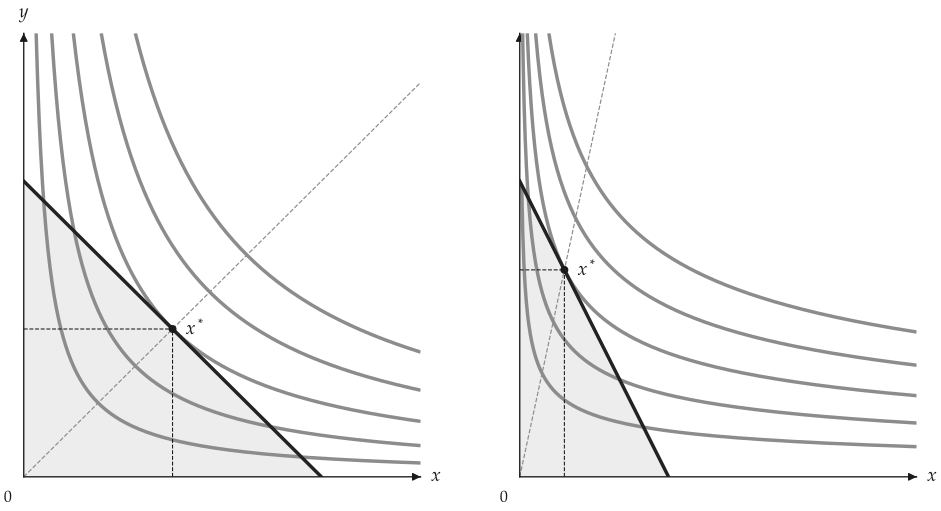

Python code for this plot:
from utility_viz import Config, Figure, Layout, levels, solve
from utility_viz.models import CobbDouglas

Config.load("manual.toml").use()  # the settings behind this manual's figures

fig = Figure(Layout.SIDE_BY_SIDE, x_max=20, y_max=15, x_label="$x$", y_label="$y$", shared_y=True)

# before and after x doubles
cases = [
    (CobbDouglas(alpha=0.5, beta=0.5), 2.0, 3.0, 30.0),
    (CobbDouglas(alpha=0.3, beta=0.7), 4.0, 3.0, 30.0),
]
for idx, (model, px, py, income) in enumerate(cases):
    eq = solve(model, px=px, py=py, income=income)
    panel = fig[idx]  # each panel is a Canvas
    panel.add_utility(model, levels=levels.around(eq.utility, n=5))
    panel.add_budget(px, py, income, fill=True)
    panel.add_equilibrium(eq, show_ray=True)
fig.save("side_by_side.png")
